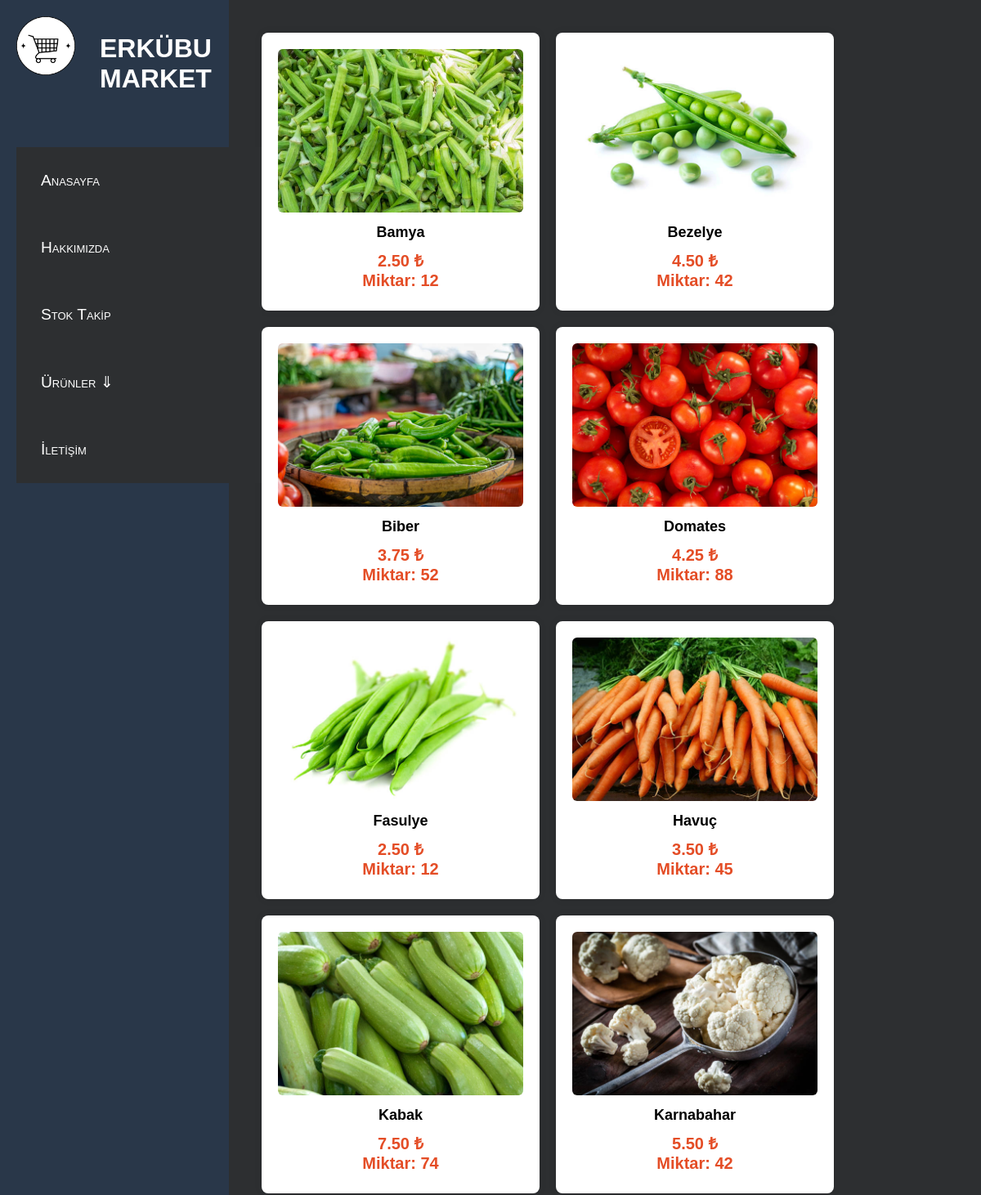
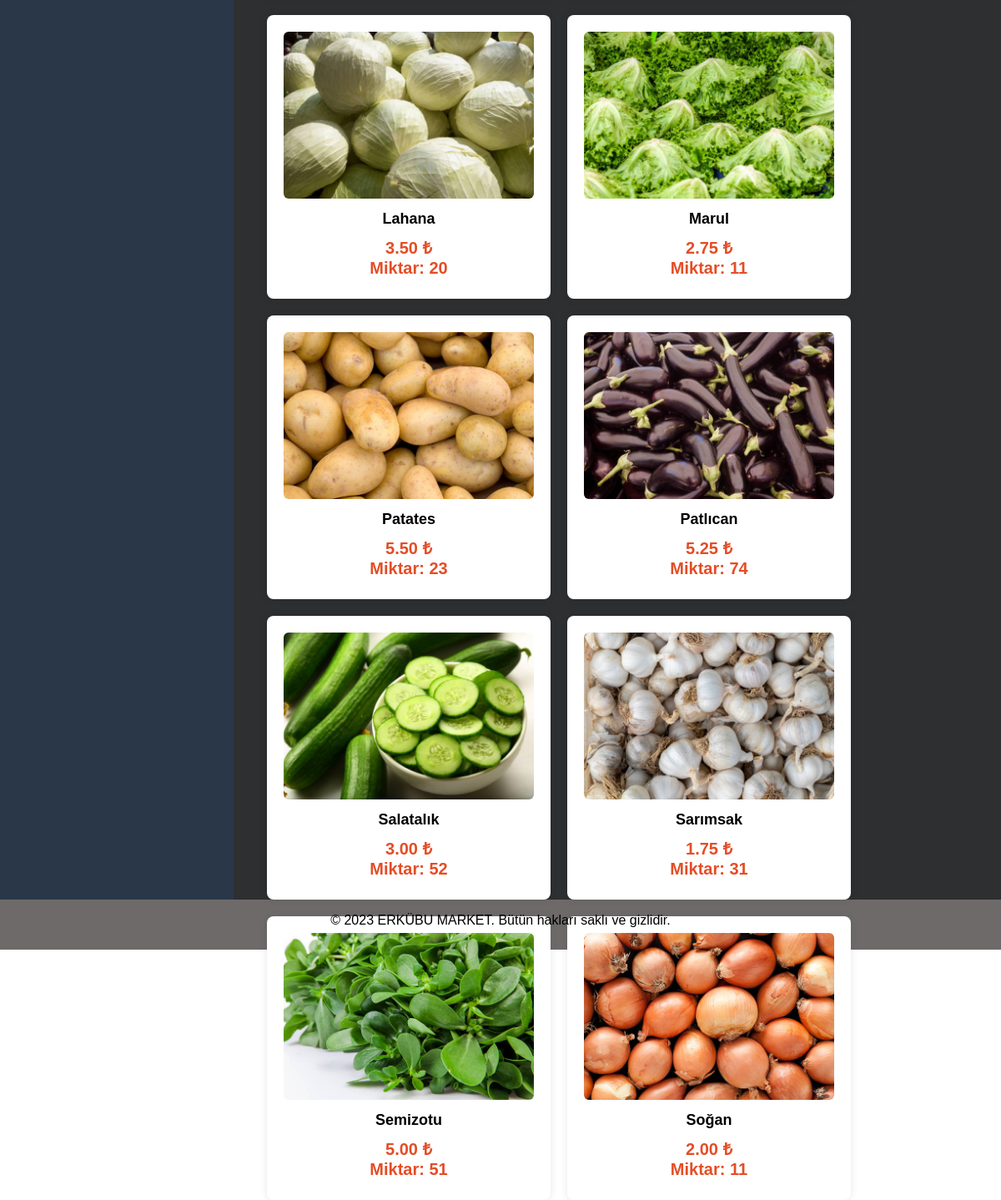
Screenshot of /VERİTABANI_PROJE/sebzeler.php with the database file from the repository (2 pictures, top to bottom).
### tables this page shows
CREATE TABLE `sebzeler` (
  `seid` int(11) NOT NULL,
  `seurun_adi` varchar(20) NOT NULL,
  `semiktar` varchar(20) NOT NULL
);

### VERİTABANI_PROJE/sebzeler.php (the view, shortened to what this page needs)
<?php
include "conn.php";
$sql1 = "SELECT * FROM sebzeler WHERE seurun_adi='Bamya'";
$result1 = $conn->query($sql1);
$sql2 = "SELECT * FROM sebzeler WHERE seurun_adi='Bezelye'";
$result2 = $conn->query($sql2);
$sql3 = "SELECT * FROM sebzeler WHERE seurun_adi='Biber'";
$result3 = $conn->query($sql3);
$sql4 = "SELECT * FROM sebzeler WHERE seurun_adi='Domates'";
$result4 = $conn->query($sql4);
$sql5 = "SELECT * FROM sebzeler WHERE seurun_adi='Fasulye'";
$result5 = $conn->query($sql5);
$sql6 = "SELECT * FROM sebzeler WHERE seurun_adi='Havuç'";
$result6 = $conn->query($sql6);
$sql7 = "SELECT * FROM sebzeler WHERE seurun_adi='Kabak'";
$result7 = $conn->query($sql7);
$sql8 = "SELECT * FROM sebzeler WHERE seurun_adi='Karnabahar'";
$result8 = $conn->query($sql8);
$sql9 = "SELECT * FROM sebzeler WHERE seurun_adi='Lahana'";
$result9 = $conn->query($sql9);
$sql10 = "SELECT * FROM sebzeler WHERE seurun_adi='Marul'";
$result10 = $conn->query($sql10);
$sql11 = "SELECT * FROM sebzeler WHERE seurun_adi='Patates'";
$result11 = $conn->query($sql11);
$sql12 = "SELECT * FROM sebzeler WHERE seurun_adi='Patlıcan'";
$result12 = $conn->query($sql12);
$sql13 = "SELECT * FROM sebzeler WHERE seurun_adi='Salatalık'";
$result13 = $conn->query($sql13);
$sql14 = "SELECT * FROM sebzeler WHERE seurun_adi='Sarımsak'";
$result14 = $conn->query($sql14);
$sql15 = "SELECT * FROM sebzeler WHERE seurun_adi='Semizotu'";
$result15 = $conn->query($sql15);
$sql16 = "SELECT * FROM sebzeler WHERE seurun_adi='Soğan'";
$result16 = $conn->query($sql16);
?>
<!DOCTYPE html>
<html lang="tr">
<head>
    <link rel="stylesheet" href="styles.css">
</head>
<body>
    <div class="container">
        <div class="soltartaf">
            <div class="solust">
                <div class="logo">
                    <img src="fotolar/logo.png" alt="Logo">
                </div>
                <div class="site-isim">
                    <h1>ERKÜBU MARKET</h1>
                </div>
            </div>
            <nav>
                <span><a href="index.php" >Anasayfa</a></span>
                <span><a href="hakkımızda.html" >Hakkımızda</a></span>
                <span><a href="stoktakip.php" >Stok Takip</a></span>
                <label for="touch"><span>Ürünler    ⇓</span></label>
                <span><a href="iletisim.html" >İletişim</a></span>
              </nav>
        </div>
    <div class="sagtaraf" >
            <div class="uicerik">
                <div class="icerik-kutu">
                    <img src="fotolar/sebzeler/bamya.jpg" alt="Ürün Resmi" class="kutu-image">
                    <div class="kutu-baslık">Bamya</div>
                    <div class="kutu-fiyat">2.50 ₺<br> Miktar:
                    <?php
                    if ($result1->num_rows > 0) {
                        while ($row = $result1->fetch_assoc()) {
                            echo "<tr><td>" . $row["semiktar"] . "</td></tr>";
                        }
                    } else {
                        echo "<tr><td colspan='2'>Stok bulunamadı.</td></tr>";
                    }
            ?></div>
                </div>
                <div class="icerik-kutu">
                    <img src="fotolar/sebzeler/bezelye.jpg" alt="Ürün Resmi" class="kutu-image">
                    <div class="kutu-baslık">Bezelye</div>
                    <div class="kutu-fiyat">4.50 ₺<br> Miktar:
                    <?php
                    if ($result2->num_rows > 0) {
                        while ($row = $result2->fetch_assoc()) {
                            echo "<tr><td>" . $row["semiktar"] . "</td></tr>";
                        }
                    } else {
                        echo "<tr><td colspan='2'>Stok bulunamadı.</td></tr>";
                    }
            ?></div>
                </div>
                <div class="icerik-kutu">
                    <img src="fotolar/sebzeler/biber.jpg" alt="Ürün Resmi" class="kutu-image">
                    <div class="kutu-baslık">Biber</div>
                    <div class="kutu-fiyat">3.75 ₺<br> Miktar:
                    <?php
                    if ($result3->num_rows > 0) {
                        while ($row = $result3->fetch_assoc()) {
                            echo "<tr><td>" . $row["semiktar"] . "</td></tr>";
                        }
                    } else {
                        echo "<tr><td colspan='2'>Stok bulunamadı.</td></tr>";
                    }
            ?></div>
                </div>
                <div class="icerik-kutu">
                    <img src="fotolar/sebzeler/domates.jpg" alt="Ürün Resmi" class="kutu-image">
                    <div class="kutu-baslık">Domates</div>
                    <div class="kutu-fiyat">4.25 ₺<br> Miktar:
                    <?php
                    if ($result4->num_rows > 0) {
                        while ($row = $result4->fetch_assoc()) {
                            echo "<tr><td>" . $row["semiktar"] . "</td></tr>";
                        }
                    } else {
                        echo "<tr><td colspan='2'>Stok bulunamadı.</td></tr>";
                    }
            ?></div>
                </div>
                <div class="icerik-kutu">
                    <img src="fotolar/sebzeler/fasülye.jpg" alt="Ürün Resmi" class="kutu-image">
                    <div class="kutu-baslık">Fasulye</div>
                    <div class="kutu-fiyat">2.50 ₺<br> Miktar:
                    <?php
                    if ($result5->num_rows > 0) {
                        while ($row = $result5->fetch_assoc()) {
                            echo "<tr><td>" . $row["semiktar"] . "</td></tr>";
                        }
                    } else {
                        echo "<tr><td colspan='2'>Stok bulunamadı.</td></tr>";
                    }
            ?></div>
                </div>
                <div class="icerik-kutu">
                    <img src="fotolar/sebzeler/havuç.jpg" alt="Ürün Resmi" class="kutu-image">
                    <div class="kutu-baslık">Havuç</div>
                    <div class="kutu-fiyat">3.50 ₺<br> Miktar:
                    <?php
                    if ($result6->num_rows > 0) {
                        while ($row = $result6->fetch_assoc()) {
                            echo "<tr><td>" . $row["semiktar"] . "</td></tr>";
                        }
                    } else {
                        echo "<tr><td colspan='2'>Stok bulunamadı.</td></tr>";
                    }
            ?></div>
                </div>
                <div class="icerik-kutu">
                    <img src="fotolar/sebzeler/kabak.jpg" alt="Ürün Resmi" class="kutu-image">
                    <div class="kutu-baslık">Kabak</div>
                    <div class="kutu-fiyat">7.50 ₺<br> Miktar:
                    <?php
                    if ($result7->num_rows > 0) {
                        while ($row = $result7->fetch_assoc()) {
                            echo "<tr><td>" . $row["semiktar"] . "</td></tr>";
                        }
                    } else {
                        echo "<tr><td colspan='2'>Stok bulunamadı.</td></tr>";
                    }
            ?></div>
                </div>
                <div class="icerik-kutu">
                    <img src="fotolar/sebzeler/karnabahar.jpg" alt="Ürün Resmi" class="kutu-image">
                    <div class="kutu-baslık">Karnabahar</div>
                    <div class="kutu-fiyat">5.50 ₺<br> Miktar:
                    <?php
                    if ($result8->num_rows > 0) {
                        while ($row = $result8->fetch_assoc()) {
                            echo "<tr><td>" . $row["semiktar"] . "</td></tr>";
                        }
                    } else {
                        echo "<tr><td colspan='2'>Stok bulunamadı.</td></tr>";
                    }
            ?></div>
                </div>
                <div class="icerik-kutu">
                    <img src="fotolar/sebzeler/lahana.jpg" alt="Ürün Resmi" class="kutu-image">
                    <div class="kutu-baslık">Lahana</div>
                    <div class="kutu-fiyat">3.50 ₺<br> Miktar:
                    <?php
                    if ($result9->num_rows > 0) {
                        while ($row = $result9->fetch_assoc()) {
                            echo "<tr><td>" . $row["semiktar"] . "</td></tr>";
                        }
                    } else {
                        echo "<tr><td colspan='2'>Stok bulunamadı.</td></tr>";
                    }
            ?></div>
                </div>
                <div class="icerik-kutu">
                    <img src="fotolar/sebzeler/marul.jpg" alt="Ürün Resmi" class="kutu-image">
                    <div class="kutu-baslık">Marul</div>
                    <div class="kutu-fiyat">2.75 ₺<br> Miktar:
                    <?php
                    if ($result10->num_rows > 0) {
                        while ($row = $result10->fetch_assoc()) {
                            echo "<tr><td>" . $row["semiktar"] . "</td></tr>";
                        }
                    } else {
                        echo "<tr><td colspan='2'>Stok bulunamadı.</td></tr>";
                    }
            ?></div>
                </div>
                <div class="icerik-kutu">
                    <img src="fotolar/sebzeler/patates.jpg" alt="Ürün Resmi" class="kutu-image">
                    <div class="kutu-baslık">Patates</div>
                    <div class="kutu-fiyat">5.50 ₺<br> Miktar:
                    <?php
                    if ($result11->num_rows > 0) {
                        while ($row = $result11->fetch_assoc()) {
                            echo "<tr><td>" . $row["semiktar"] . "</td></tr>";
                        }
                    } else {
                        echo "<tr><td colspan='2'>Stok bulunamadı.</td></tr>";
                    }
            ?></div>
                </div>
                <div class="icerik-kutu">
                    <img src="fotolar/sebzeler/patlıcan.jpg" alt="Ürün Resmi" class="kutu-image">
                    <div class="kutu-baslık">Patlıcan</div>
                    <div class="kutu-fiyat">5.25 ₺<br> Miktar:
                    <?php
                    if ($result12->num_rows > 0) {
                        while ($row = $result12->fetch_assoc()) {
                            echo "<tr><td>" . $row["semiktar"] . "</td></tr>";
                        }
                    } else {
                        echo "<tr><td colspan='2'>Stok bulunamadı.</td></tr>";
                    }
            ?></div>
                </div>
                <div class="icerik-kutu">
                    <img src="fotolar/sebzeler/salatalık.jpg" alt="Ürün Resmi" class="kutu-image">
                    <div class="kutu-baslık">Salatalık</div>
                    <div class="kutu-fiyat">3.00 ₺<br> Miktar:
                    <?php
                    if ($result13->num_rows > 0) {
                        while ($row = $result13->fetch_assoc()) {
                            echo "<tr><td>" . $row["semiktar"] . "</td></tr>";
                        }
                    } else {
                        echo "<tr><td colspan='2'>Stok bulunamadı.</td></tr>";
                    }
            ?></div>
                </div>
                <div class="icerik-kutu">
                    <img src="fotolar/sebzeler/sarımsak.jpg" alt="Ürün Resmi" class="kutu-image">
                    <div class="kutu-baslık">Sarımsak</div>
                    <div class="kutu-fiyat">1.75 ₺<br> Miktar:
                    <?php
                    if ($result14->num_rows > 0) {
                        while ($row = $result14->fetch_assoc()) {
                            echo "<tr><td>" . $row["semiktar"] . "</td></tr>";
                        }
                    } else {
                        echo "<tr><td colspan='2'>Stok bulunamadı.</td></tr>";
                    }
            ?></div>
                </div>
                <div class="icerik-kutu">
                    <img src="fotolar/sebzeler/semizotu.jpg" alt="Ürün Resmi" class="kutu-image">
                    <div class="kutu-baslık">Semizotu</div>
                    <div class="kutu-fiyat">5.00 ₺<br> Miktar:
                    <?php
                    if ($result15->num_rows > 0) {
                        while ($row = $result15->fetch_assoc()) {
                            echo "<tr><td>" . $row["semiktar"] . "</td></tr>";
                        }
                    } else {
                        echo "<tr><td colspan='2'>Stok bulunamadı.</td></tr>";
                    }
            ?></div>
                </div>
                <div class="icerik-kutu">
                    <img src="fotolar/sebzeler/soğan.jpg" alt="Ürün Resmi" class="kutu-image">
                    <div class="kutu-baslık">Soğan</div>
                    <div class="kutu-fiyat">2.00 ₺<br> Miktar:
                    <?php
                    if ($result16->num_rows > 0) {
                        while ($row = $result16->fetch_assoc()) {
                            echo "<tr><td>" . $row["semiktar"] . "</td></tr>";
                        }
                    } else {
                        echo "<tr><td colspan='2'>Stok bulunamadı.</td></tr>";
                    }
            ?></div>
                </div>
            </div>
        </div>
    </div>
    <footer>
        <div class="footer-icerik">
            <p>© 2023 ERKÜBU MARKET. Bütün hakları saklı ve gizlidir.</p>
        </div>
    </footer>
</body>
</html>

### VERİTABANI_PROJE/styles.css (style rules this page uses)
body { margin: 0; padding: 0; font-family: Arial, sans-serif; }
.container { display: flex; height: 2500px; }
.soltartaf { width: 20%; background-color: #293749; padding: 20px; height: 100%; position: relative; }
.solust { height: 120px; width: 100%; }
.logo { float: left; width: 30%; padding: 0%; margin: 0%; }
.logo img { max-width: 100%; height: auto; }
.site-isim { float: left; width: 70%; padding: 0%; margin: 0%; }
.site-isim h1 { color: #fff; margin-left: 30px; }
nav { width : 300px; background: #d9d9d9; margin : 40px auto; }
nav a { text-decoration: none; color:white ; }
span { padding : 30px; background : #2d2f31; color : white; font-size : 1.2em; font-variant : small-caps; cursor : pointer; display: block; }
span::after { float: right; right: 10%; }
.sagtaraf { flex: 1; padding: 20px; width: 100%; height: 100%; background-color: #2d2f31; }
.uicerik { width: auto; height: auto; padding: 20px; }
.icerik-kutu { width: 300px; height: 300px; background-color: #fff; box-shadow: 0 0 10px rgba(0, 0, 0, 0.1); padding: 20px; border-radius: 8px; text-align: center; float: left; margin-right: 20px; margin-bottom: 20px; }
.kutu-image { max-width: 100%; height: 200px; border-radius: 6px; margin-bottom: 10px; }
.kutu-baslık { font-size: 18px; font-weight: bold; margin-bottom: 10px; font-family: 'Arial', sans-serif; }
.kutu-fiyat { font-size: 20px; color: #e44d26; font-weight: bold; }
footer { margin-top: 30px; background-color: #6e6a6a; color: rgb(0, 0, 0); text-align: center; padding: 10px; height:auto ; }
.footer-icerik { max-width: 1200px; margin: 0 auto; }

### rows the page displays
sebzeler: semiktar "12"
sebzeler: semiktar "42"
sebzeler: semiktar "52"
sebzeler: semiktar "88"
sebzeler: semiktar "12"
sebzeler: semiktar "45"
sebzeler: semiktar "74"
sebzeler: semiktar "42"
sebzeler: semiktar "20"
sebzeler: semiktar "11"
sebzeler: semiktar "23"
sebzeler: semiktar "74"
sebzeler: semiktar "52"
sebzeler: semiktar "31"
sebzeler: semiktar "51"
sebzeler: semiktar "11"
